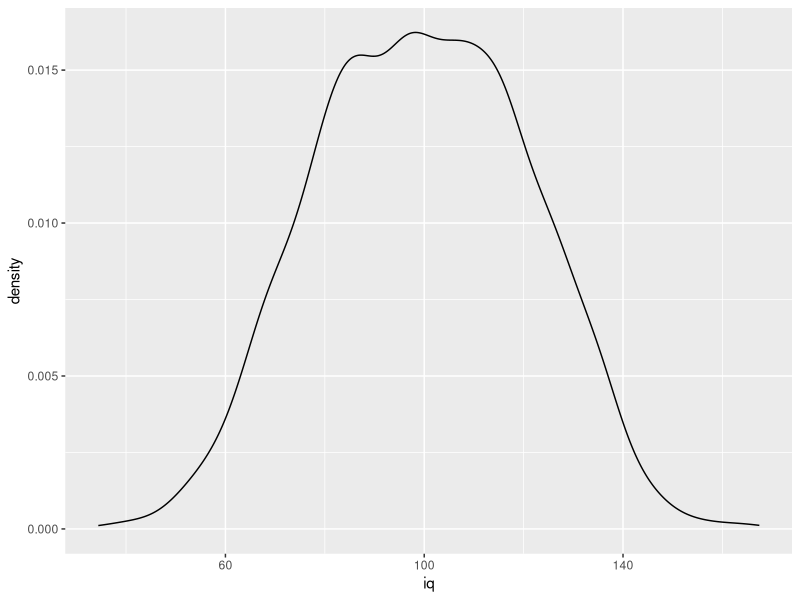
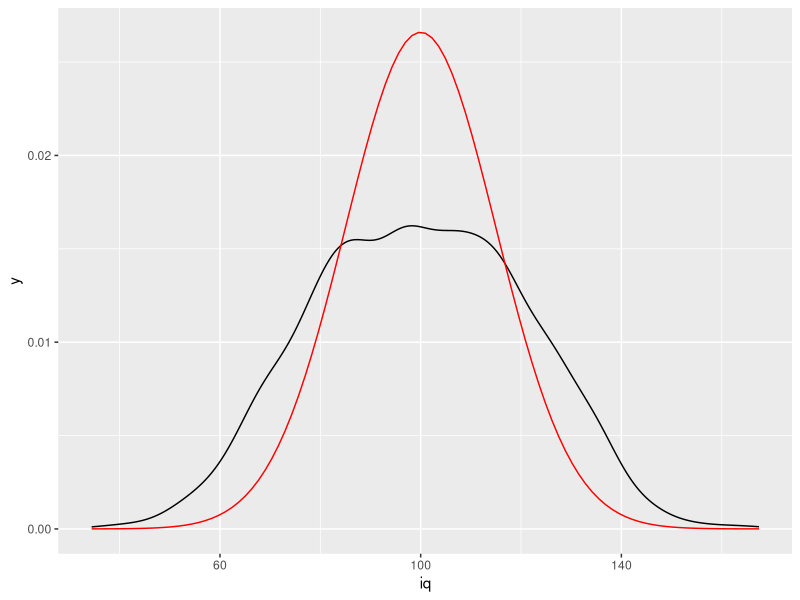

Generate these figures, in order, with R:
## ---- chunk 1
knitr::opts_chunk$set(fig.pos = 'H',
                      fig.asp = 0.618,
                      fig.width = 4,
                      fig.cap = "", 
                      fig.path = "",
                      echo = TRUE, 
                      message = FALSE,
                      fig.show = "hold")
## ---- chunk 2
library(tidyverse)
## ---- chunk 3
set.seed(42)

d1 <- tibble(
  id = 1:10^3,
  iq = rnorm(n = 10^3, mean = 85, sd = 15))
## ---- chunk 4
set.seed(42)

d2 <- tibble(
  id = 1:10^3,
  iq = rnorm(n = 10^3, mean = 115, sd = 15))
## ---- chunk 5
d <-
  d1 %>% 
  bind_rows(d2)
## ---- chunk 6
solution_d <-
  d %>% 
  count(iq > 115) %>% 
  mutate(prop = n / sum(n))

solution_d
## ---- chunk 7
solution <- 
  solution_d %>% 
  pull(prop) %>% 
  magrittr::extract(2)
## ---- chunk 8
ggplot(d) +
  aes(x = iq) +
  geom_density()
## ---- chunk 9
ggplot(d) +
  aes(x = iq) +
  geom_density() +
  stat_function(fun = dnorm, args = list(mean = 100, sd= 15), 
                color = "red")
## ---- chunk 10
d %>% 
  summarise(sd(iq))
